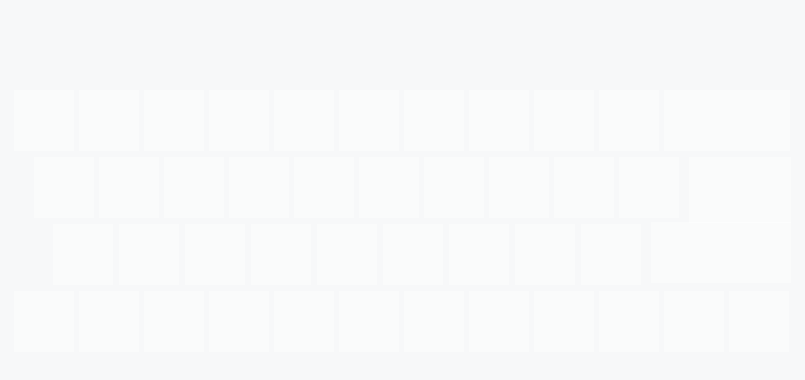
<?xml version="1.0" encoding="UTF-8"?>
<ui version="4.0">
 <class>KeyboardDlg</class>
 <widget class="QDialog" name="KeyboardDlg">
  <property name="geometry">
   <rect>
    <x>0</x>
    <y>0</y>
    <width>805</width>
    <height>380</height>
   </rect>
  </property>
  <property name="minimumSize">
   <size>
    <width>805</width>
    <height>380</height>
   </size>
  </property>
  <property name="maximumSize">
   <size>
    <width>805</width>
    <height>380</height>
   </size>
  </property>
  <property name="windowTitle">
   <string notr="true">Keyboard</string>
  </property>
  <property name="styleSheet">
   <string notr="true">#KeyboardDlg {
/*	background-color: rgb(237, 237, 237);*/

 	background-color: rgb(247, 248, 249);
/*	background-color: rgb(196, 202, 209);*/

}

QPushButton {
	border: 0px solid rgba(255,255,255,100);
	border-radius:none;
	background-color:rgb(255,255,255,100);
}
</string>
  </property>
  <layout class="QVBoxLayout" name="verticalLayout">
   <property name="spacing">
    <number>0</number>
   </property>
   <item>
    <widget class="QWidget" name="widget_top" native="true">
     <property name="maximumSize">
      <size>
       <width>16777215</width>
       <height>70</height>
      </size>
     </property>
     <property name="styleSheet">
      <string notr="true">/*
#widget_top {
	background-color: rgb(247, 248, 249);

}
*/</string>
     </property>
     <layout class="QHBoxLayout" name="horizontalLayout_6">
      <item>
       <widget class="QWidget" name="widget_input" native="true">
        <property name="minimumSize">
         <size>
          <width>656</width>
          <height>44</height>
         </size>
        </property>
        <property name="maximumSize">
         <size>
          <width>656</width>
          <height>44</height>
         </size>
        </property>
        <property name="styleSheet">
         <string notr="true">#widget_input {
	background-image: url(:/global/images/keyboard/input.png);
	border: none;
}
</string>
        </property>
        <layout class="QHBoxLayout" name="horizontalLayout_5">
         <property name="topMargin">
          <number>1</number>
         </property>
         <property name="bottomMargin">
          <number>1</number>
         </property>
         <item>
          <widget class="QLineEdit" name="lineEdit">
           <property name="minimumSize">
            <size>
             <width>0</width>
             <height>40</height>
            </size>
           </property>
           <property name="font">
            <font>
             <pointsize>13</pointsize>
            </font>
           </property>
           <property name="styleSheet">
            <string notr="true">background-color: rgba(255, 255, 255, 0);
border: none;
</string>
           </property>
           <property name="maxLength">
            <number>256</number>
           </property>
          </widget>
         </item>
        </layout>
       </widget>
      </item>
     </layout>
    </widget>
   </item>
   <item>
    <widget class="QWidget" name="widget_bottom" native="true">
     <property name="styleSheet">
      <string notr="true">/*
#widget_bottom {
	background-color: rgb(247, 248, 249);

}
*/</string>
     </property>
     <widget class="QWidget" name="widget_k1" native="true">
      <property name="geometry">
       <rect>
        <x>3</x>
        <y>9</y>
        <width>780</width>
        <height>61</height>
       </rect>
      </property>
      <property name="minimumSize">
       <size>
        <width>780</width>
        <height>0</height>
       </size>
      </property>
      <property name="maximumSize">
       <size>
        <width>780</width>
        <height>16777215</height>
       </size>
      </property>
      <layout class="QHBoxLayout" name="horizontalLayout">
       <property name="spacing">
        <number>5</number>
       </property>
       <property name="leftMargin">
        <number>0</number>
       </property>
       <property name="topMargin">
        <number>0</number>
       </property>
       <property name="rightMargin">
        <number>0</number>
       </property>
       <property name="bottomMargin">
        <number>0</number>
       </property>
       <item>
        <widget class="QPushButton" name="pushButton_1">
         <property name="minimumSize">
          <size>
           <width>60</width>
           <height>61</height>
          </size>
         </property>
         <property name="maximumSize">
          <size>
           <width>60</width>
           <height>61</height>
          </size>
         </property>
         <property name="focusPolicy">
          <enum>Qt::NoFocus</enum>
         </property>
         <property name="styleSheet">
          <string notr="true">QPushButton {
	background-image: url(:/global/images/keyboard/1.png);
	border: none;
}
QPushButton:pressed {
	background-image: url(:/global/images/keyboard/1_pressed.png);
}
</string>
         </property>
        </widget>
       </item>
       <item>
        <widget class="QPushButton" name="pushButton_2">
         <property name="minimumSize">
          <size>
           <width>60</width>
           <height>61</height>
          </size>
         </property>
         <property name="maximumSize">
          <size>
           <width>60</width>
           <height>61</height>
          </size>
         </property>
         <property name="focusPolicy">
          <enum>Qt::NoFocus</enum>
         </property>
         <property name="styleSheet">
          <string notr="true">QPushButton {
	background-image: url(:/global/images/keyboard/2.png);
	border: none;
}
QPushButton:pressed {
	background-image: url(:/global/images/keyboard/2_pressed.png);
}
</string>
         </property>
        </widget>
       </item>
       <item>
        <widget class="QPushButton" name="pushButton_3">
         <property name="minimumSize">
          <size>
           <width>60</width>
           <height>61</height>
          </size>
         </property>
         <property name="maximumSize">
          <size>
           <width>60</width>
           <height>61</height>
          </size>
         </property>
         <property name="focusPolicy">
          <enum>Qt::NoFocus</enum>
         </property>
         <property name="styleSheet">
          <string notr="true">QPushButton {
	background-image: url(:/global/images/keyboard/3.png);
	border: none;
}
QPushButton:pressed {
	background-image: url(:/global/images/keyboard/3_pressed.png);
}
</string>
         </property>
        </widget>
       </item>
       <item>
        <widget class="QPushButton" name="pushButton_4">
         <property name="minimumSize">
          <size>
           <width>60</width>
           <height>61</height>
          </size>
         </property>
         <property name="maximumSize">
          <size>
           <width>60</width>
           <height>61</height>
          </size>
         </property>
         <property name="focusPolicy">
          <enum>Qt::NoFocus</enum>
         </property>
         <property name="styleSheet">
          <string notr="true">QPushButton {
	background-image: url(:/global/images/keyboard/4.png);
	border: none;
}
QPushButton:pressed {
	background-image: url(:/global/images/keyboard/4_pressed.png);
}
</string>
         </property>
        </widget>
       </item>
       <item>
        <widget class="QPushButton" name="pushButton_5">
         <property name="minimumSize">
          <size>
           <width>60</width>
           <height>61</height>
          </size>
         </property>
         <property name="maximumSize">
          <size>
           <width>60</width>
           <height>61</height>
          </size>
         </property>
         <property name="focusPolicy">
          <enum>Qt::NoFocus</enum>
         </property>
         <property name="styleSheet">
          <string notr="true">QPushButton {
	background-image: url(:/global/images/keyboard/5.png);
	border: none;
}
QPushButton:pressed {
	background-image: url(:/global/images/keyboard/5_pressed.png);
}
</string>
         </property>
        </widget>
       </item>
       <item>
        <widget class="QPushButton" name="pushButton_6">
         <property name="minimumSize">
          <size>
           <width>60</width>
           <height>61</height>
          </size>
         </property>
         <property name="maximumSize">
          <size>
           <width>60</width>
           <height>61</height>
          </size>
         </property>
         <property name="focusPolicy">
          <enum>Qt::NoFocus</enum>
         </property>
         <property name="styleSheet">
          <string notr="true">QPushButton {
	background-image: url(:/global/images/keyboard/6.png);
	border: none;
}
QPushButton:pressed {
	background-image: url(:/global/images/keyboard/6_pressed.png);
}
</string>
         </property>
        </widget>
       </item>
       <item>
        <widget class="QPushButton" name="pushButton_7">
         <property name="minimumSize">
          <size>
           <width>60</width>
           <height>61</height>
          </size>
         </property>
         <property name="maximumSize">
          <size>
           <width>60</width>
           <height>61</height>
          </size>
         </property>
         <property name="focusPolicy">
          <enum>Qt::NoFocus</enum>
         </property>
         <property name="styleSheet">
          <string notr="true">QPushButton {
	background-image: url(:/global/images/keyboard/7.png);
	border: none;
}
QPushButton:pressed {
	background-image: url(:/global/images/keyboard/7_pressed.png);
}
</string>
         </property>
        </widget>
       </item>
       <item>
        <widget class="QPushButton" name="pushButton_8">
         <property name="minimumSize">
          <size>
           <width>60</width>
           <height>61</height>
          </size>
         </property>
         <property name="maximumSize">
          <size>
           <width>60</width>
           <height>61</height>
          </size>
         </property>
         <property name="focusPolicy">
          <enum>Qt::NoFocus</enum>
         </property>
         <property name="styleSheet">
          <string notr="true">QPushButton {
	background-image: url(:/global/images/keyboard/8.png);
	border: none;
}
QPushButton:pressed {
	background-image: url(:/global/images/keyboard/8_pressed.png);
}
</string>
         </property>
        </widget>
       </item>
       <item>
        <widget class="QPushButton" name="pushButton_9">
         <property name="minimumSize">
          <size>
           <width>60</width>
           <height>61</height>
          </size>
         </property>
         <property name="maximumSize">
          <size>
           <width>60</width>
           <height>61</height>
          </size>
         </property>
         <property name="focusPolicy">
          <enum>Qt::NoFocus</enum>
         </property>
         <property name="styleSheet">
          <string notr="true">QPushButton {
	background-image: url(:/global/images/keyboard/9.png);
	border: none;
}
QPushButton:pressed {
	background-image: url(:/global/images/keyboard/9_pressed.png);
}
</string>
         </property>
        </widget>
       </item>
       <item>
        <widget class="QPushButton" name="pushButton_0">
         <property name="minimumSize">
          <size>
           <width>60</width>
           <height>61</height>
          </size>
         </property>
         <property name="maximumSize">
          <size>
           <width>60</width>
           <height>61</height>
          </size>
         </property>
         <property name="focusPolicy">
          <enum>Qt::NoFocus</enum>
         </property>
         <property name="styleSheet">
          <string notr="true">QPushButton {
	background-image: url(:/global/images/keyboard/0.png);
	border: none;
}
QPushButton:pressed {
	background-image: url(:/global/images/keyboard/0_pressed.png);
}
</string>
         </property>
        </widget>
       </item>
       <item>
        <widget class="QPushButton" name="pushButton_backspace">
         <property name="minimumSize">
          <size>
           <width>126</width>
           <height>61</height>
          </size>
         </property>
         <property name="maximumSize">
          <size>
           <width>126</width>
           <height>61</height>
          </size>
         </property>
         <property name="focusPolicy">
          <enum>Qt::NoFocus</enum>
         </property>
         <property name="styleSheet">
          <string notr="true">QPushButton {
	background-image: url(:/global/images/keyboard/delete.png);
	border: none;
}
QPushButton:pressed {
	background-image: url(:/global/images/keyboard/delete_pressed.png);
}
</string>
         </property>
         <property name="autoRepeat">
          <bool>true</bool>
         </property>
        </widget>
       </item>
      </layout>
     </widget>
     <widget class="QWidget" name="widget_k2" native="true">
      <property name="geometry">
       <rect>
        <x>3</x>
        <y>76</y>
        <width>670</width>
        <height>61</height>
       </rect>
      </property>
      <property name="minimumSize">
       <size>
        <width>670</width>
        <height>0</height>
       </size>
      </property>
      <property name="maximumSize">
       <size>
        <width>670</width>
        <height>16777215</height>
       </size>
      </property>
      <layout class="QHBoxLayout" name="horizontalLayout_2">
       <property name="spacing">
        <number>5</number>
       </property>
       <property name="leftMargin">
        <number>0</number>
       </property>
       <property name="topMargin">
        <number>0</number>
       </property>
       <property name="rightMargin">
        <number>0</number>
       </property>
       <property name="bottomMargin">
        <number>0</number>
       </property>
       <item>
        <widget class="QWidget" name="widget_blank2" native="true">
         <property name="minimumSize">
          <size>
           <width>15</width>
           <height>0</height>
          </size>
         </property>
         <property name="maximumSize">
          <size>
           <width>15</width>
           <height>16777215</height>
          </size>
         </property>
        </widget>
       </item>
       <item>
        <widget class="QPushButton" name="pushButton_q">
         <property name="minimumSize">
          <size>
           <width>60</width>
           <height>61</height>
          </size>
         </property>
         <property name="maximumSize">
          <size>
           <width>60</width>
           <height>61</height>
          </size>
         </property>
         <property name="focusPolicy">
          <enum>Qt::NoFocus</enum>
         </property>
         <property name="styleSheet">
          <string notr="true">QPushButton {
	background-image: url(:/global/images/keyboard/q.png);
	border: none;
}
QPushButton:pressed {
	background-image: url(:/global/images/keyboard/q_pressed.png);
}
</string>
         </property>
        </widget>
       </item>
       <item>
        <widget class="QPushButton" name="pushButton_w">
         <property name="minimumSize">
          <size>
           <width>60</width>
           <height>61</height>
          </size>
         </property>
         <property name="maximumSize">
          <size>
           <width>60</width>
           <height>61</height>
          </size>
         </property>
         <property name="focusPolicy">
          <enum>Qt::NoFocus</enum>
         </property>
         <property name="styleSheet">
          <string notr="true">QPushButton {
	background-image: url(:/global/images/keyboard/w.png);
	border: none;
}
QPushButton:pressed {
	background-image: url(:/global/images/keyboard/w_pressed.png);
}
</string>
         </property>
        </widget>
       </item>
       <item>
        <widget class="QPushButton" name="pushButton_e">
         <property name="minimumSize">
          <size>
           <width>60</width>
           <height>61</height>
          </size>
         </property>
         <property name="maximumSize">
          <size>
           <width>60</width>
           <height>61</height>
          </size>
         </property>
         <property name="focusPolicy">
          <enum>Qt::NoFocus</enum>
         </property>
         <property name="styleSheet">
          <string notr="true">QPushButton {
	background-image: url(:/global/images/keyboard/e.png);
	border: none;
}
QPushButton:pressed {
	background-image: url(:/global/images/keyboard/e_pressed.png);
}
</string>
         </property>
        </widget>
       </item>
       <item>
        <widget class="QPushButton" name="pushButton_r">
         <property name="minimumSize">
          <size>
           <width>60</width>
           <height>61</height>
          </size>
         </property>
         <property name="maximumSize">
          <size>
           <width>60</width>
           <height>61</height>
          </size>
         </property>
         <property name="focusPolicy">
          <enum>Qt::NoFocus</enum>
         </property>
         <property name="styleSheet">
          <string notr="true">QPushButton {
	background-image: url(:/global/images/keyboard/r.png);
	border: none;
}
QPushButton:pressed {
	background-image: url(:/global/images/keyboard/r_pressed.png);
}
</string>
         </property>
        </widget>
       </item>
       <item>
        <widget class="QPushButton" name="pushButton_t">
         <property name="minimumSize">
          <size>
           <width>60</width>
           <height>61</height>
          </size>
         </property>
         <property name="maximumSize">
          <size>
           <width>60</width>
           <height>61</height>
          </size>
         </property>
         <property name="focusPolicy">
          <enum>Qt::NoFocus</enum>
         </property>
         <property name="styleSheet">
          <string notr="true">QPushButton {
	background-image: url(:/global/images/keyboard/t.png);
	border: none;
}
QPushButton:pressed {
	background-image: url(:/global/images/keyboard/t_pressed.png);
}
</string>
         </property>
        </widget>
       </item>
       <item>
        <widget class="QPushButton" name="pushButton_y">
         <property name="minimumSize">
          <size>
           <width>60</width>
           <height>61</height>
          </size>
         </property>
         <property name="maximumSize">
          <size>
           <width>60</width>
           <height>61</height>
          </size>
         </property>
         <property name="focusPolicy">
          <enum>Qt::NoFocus</enum>
         </property>
         <property name="styleSheet">
          <string notr="true">QPushButton {
	background-image: url(:/global/images/keyboard/y.png);
	border: none;
}
QPushButton:pressed {
	background-image: url(:/global/images/keyboard/y_pressed.png);
}
</string>
         </property>
        </widget>
       </item>
       <item>
        <widget class="QPushButton" name="pushButton_u">
         <property name="minimumSize">
          <size>
           <width>60</width>
           <height>61</height>
          </size>
         </property>
         <property name="maximumSize">
          <size>
           <width>60</width>
           <height>61</height>
          </size>
         </property>
         <property name="focusPolicy">
          <enum>Qt::NoFocus</enum>
         </property>
         <property name="styleSheet">
          <string notr="true">QPushButton {
	background-image: url(:/global/images/keyboard/u.png);
	border: none;
}
QPushButton:pressed {
	background-image: url(:/global/images/keyboard/u_pressed.png);
}
</string>
         </property>
        </widget>
       </item>
       <item>
        <widget class="QPushButton" name="pushButton_i">
         <property name="minimumSize">
          <size>
           <width>60</width>
           <height>61</height>
          </size>
         </property>
         <property name="maximumSize">
          <size>
           <width>60</width>
           <height>61</height>
          </size>
         </property>
         <property name="focusPolicy">
          <enum>Qt::NoFocus</enum>
         </property>
         <property name="styleSheet">
          <string notr="true">QPushButton {
	background-image: url(:/global/images/keyboard/i.png);
	border: none;
}
QPushButton:pressed {
	background-image: url(:/global/images/keyboard/i_pressed.png);
}
</string>
         </property>
        </widget>
       </item>
       <item>
        <widget class="QPushButton" name="pushButton_o">
         <property name="minimumSize">
          <size>
           <width>60</width>
           <height>61</height>
          </size>
         </property>
         <property name="maximumSize">
          <size>
           <width>60</width>
           <height>61</height>
          </size>
         </property>
         <property name="focusPolicy">
          <enum>Qt::NoFocus</enum>
         </property>
         <property name="styleSheet">
          <string notr="true">QPushButton {
	background-image: url(:/global/images/keyboard/o.png);
	border: none;
}
QPushButton:pressed {
	background-image: url(:/global/images/keyboard/o_pressed.png);
}
</string>
         </property>
        </widget>
       </item>
       <item>
        <widget class="QPushButton" name="pushButton_p">
         <property name="minimumSize">
          <size>
           <width>60</width>
           <height>61</height>
          </size>
         </property>
         <property name="maximumSize">
          <size>
           <width>60</width>
           <height>61</height>
          </size>
         </property>
         <property name="focusPolicy">
          <enum>Qt::NoFocus</enum>
         </property>
         <property name="styleSheet">
          <string notr="true">QPushButton {
	background-image: url(:/global/images/keyboard/p.png);
	border: none;
}
QPushButton:pressed {
	background-image: url(:/global/images/keyboard/p_pressed.png);
}
</string>
         </property>
        </widget>
       </item>
      </layout>
     </widget>
     <widget class="QWidget" name="widget_k3" native="true">
      <property name="geometry">
       <rect>
        <x>3</x>
        <y>143</y>
        <width>630</width>
        <height>61</height>
       </rect>
      </property>
      <property name="minimumSize">
       <size>
        <width>630</width>
        <height>0</height>
       </size>
      </property>
      <property name="maximumSize">
       <size>
        <width>630</width>
        <height>16777215</height>
       </size>
      </property>
      <layout class="QHBoxLayout" name="horizontalLayout_4">
       <property name="spacing">
        <number>5</number>
       </property>
       <property name="leftMargin">
        <number>0</number>
       </property>
       <property name="topMargin">
        <number>0</number>
       </property>
       <property name="rightMargin">
        <number>0</number>
       </property>
       <property name="bottomMargin">
        <number>0</number>
       </property>
       <item>
        <widget class="QWidget" name="widget_blank3" native="true">
         <property name="minimumSize">
          <size>
           <width>32</width>
           <height>0</height>
          </size>
         </property>
         <property name="maximumSize">
          <size>
           <width>32</width>
           <height>16777215</height>
          </size>
         </property>
        </widget>
       </item>
       <item>
        <widget class="QPushButton" name="pushButton_a">
         <property name="minimumSize">
          <size>
           <width>60</width>
           <height>61</height>
          </size>
         </property>
         <property name="maximumSize">
          <size>
           <width>60</width>
           <height>61</height>
          </size>
         </property>
         <property name="focusPolicy">
          <enum>Qt::NoFocus</enum>
         </property>
         <property name="styleSheet">
          <string notr="true">QPushButton {
	background-image: url(:/global/images/keyboard/a.png);
	border: none;
}
QPushButton:pressed {
	background-image: url(:/global/images/keyboard/a_pressed.png);
}
</string>
         </property>
        </widget>
       </item>
       <item>
        <widget class="QPushButton" name="pushButton_s">
         <property name="minimumSize">
          <size>
           <width>60</width>
           <height>61</height>
          </size>
         </property>
         <property name="maximumSize">
          <size>
           <width>60</width>
           <height>61</height>
          </size>
         </property>
         <property name="focusPolicy">
          <enum>Qt::NoFocus</enum>
         </property>
         <property name="styleSheet">
          <string notr="true">QPushButton {
	background-image: url(:/global/images/keyboard/s.png);
	border: none;
}
QPushButton:pressed {
	background-image: url(:/global/images/keyboard/s_pressed.png);
}
</string>
         </property>
        </widget>
       </item>
       <item>
        <widget class="QPushButton" name="pushButton_d">
         <property name="minimumSize">
          <size>
           <width>60</width>
           <height>61</height>
          </size>
         </property>
         <property name="maximumSize">
          <size>
           <width>60</width>
           <height>61</height>
          </size>
         </property>
         <property name="focusPolicy">
          <enum>Qt::NoFocus</enum>
         </property>
         <property name="styleSheet">
          <string notr="true">QPushButton {
	background-image: url(:/global/images/keyboard/d.png);
	border: none;
}
QPushButton:pressed {
	background-image: url(:/global/images/keyboard/d_pressed.png);
}
</string>
         </property>
        </widget>
       </item>
       <item>
        <widget class="QPushButton" name="pushButton_f">
         <property name="minimumSize">
          <size>
           <width>60</width>
           <height>61</height>
          </size>
         </property>
         <property name="maximumSize">
          <size>
           <width>60</width>
           <height>61</height>
          </size>
         </property>
         <property name="focusPolicy">
          <enum>Qt::NoFocus</enum>
         </property>
         <property name="styleSheet">
          <string notr="true">QPushButton {
	background-image: url(:/global/images/keyboard/f.png);
	border: none;
}
QPushButton:pressed {
	background-image: url(:/global/images/keyboard/f_pressed.png);
}
</string>
         </property>
        </widget>
       </item>
       <item>
        <widget class="QPushButton" name="pushButton_g">
         <property name="minimumSize">
          <size>
           <width>60</width>
           <height>61</height>
          </size>
         </property>
         <property name="maximumSize">
          <size>
           <width>60</width>
           <height>61</height>
          </size>
         </property>
         <property name="focusPolicy">
          <enum>Qt::NoFocus</enum>
         </property>
         <property name="styleSheet">
          <string notr="true">QPushButton {
	background-image: url(:/global/images/keyboard/g.png);
	border: none;
}
QPushButton:pressed {
	background-image: url(:/global/images/keyboard/g_pressed.png);
}
</string>
         </property>
        </widget>
       </item>
       <item>
        <widget class="QPushButton" name="pushButton_h">
         <property name="minimumSize">
          <size>
           <width>60</width>
           <height>61</height>
          </size>
         </property>
         <property name="maximumSize">
          <size>
           <width>60</width>
           <height>61</height>
          </size>
         </property>
         <property name="focusPolicy">
          <enum>Qt::NoFocus</enum>
         </property>
         <property name="styleSheet">
          <string notr="true">QPushButton {
	background-image: url(:/global/images/keyboard/h.png);
	border: none;
}
QPushButton:pressed {
	background-image: url(:/global/images/keyboard/h_pressed.png);
}
</string>
         </property>
        </widget>
       </item>
       <item>
        <widget class="QPushButton" name="pushButton_j">
         <property name="minimumSize">
          <size>
           <width>60</width>
           <height>61</height>
          </size>
         </property>
         <property name="maximumSize">
          <size>
           <width>60</width>
           <height>61</height>
          </size>
         </property>
         <property name="focusPolicy">
          <enum>Qt::NoFocus</enum>
         </property>
         <property name="styleSheet">
          <string notr="true">QPushButton {
	background-image: url(:/global/images/keyboard/j.png);
	border: none;
}
QPushButton:pressed {
	background-image: url(:/global/images/keyboard/j_pressed.png);
}
</string>
         </property>
        </widget>
       </item>
       <item>
        <widget class="QPushButton" name="pushButton_k">
         <property name="minimumSize">
          <size>
           <width>60</width>
           <height>61</height>
          </size>
         </property>
         <property name="maximumSize">
          <size>
           <width>60</width>
           <height>61</height>
          </size>
         </property>
         <property name="focusPolicy">
          <enum>Qt::NoFocus</enum>
         </property>
         <property name="styleSheet">
          <string notr="true">QPushButton {
	background-image: url(:/global/images/keyboard/k.png);
	border: none;
}
QPushButton:pressed {
	background-image: url(:/global/images/keyboard/k_pressed.png);
}
</string>
         </property>
        </widget>
       </item>
       <item>
        <widget class="QPushButton" name="pushButton_l">
         <property name="minimumSize">
          <size>
           <width>60</width>
           <height>61</height>
          </size>
         </property>
         <property name="maximumSize">
          <size>
           <width>60</width>
           <height>61</height>
          </size>
         </property>
         <property name="focusPolicy">
          <enum>Qt::NoFocus</enum>
         </property>
         <property name="styleSheet">
          <string notr="true">QPushButton {
	background-image: url(:/global/images/keyboard/l.png);
	border: none;
}
QPushButton:pressed {
	background-image: url(:/global/images/keyboard/l_pressed.png);
}
</string>
         </property>
        </widget>
       </item>
      </layout>
     </widget>
     <widget class="QWidget" name="widget_k4" native="true">
      <property name="geometry">
       <rect>
        <x>3</x>
        <y>210</y>
        <width>780</width>
        <height>61</height>
       </rect>
      </property>
      <property name="minimumSize">
       <size>
        <width>780</width>
        <height>0</height>
       </size>
      </property>
      <property name="maximumSize">
       <size>
        <width>780</width>
        <height>16777215</height>
       </size>
      </property>
      <layout class="QHBoxLayout" name="horizontalLayout_3">
       <property name="spacing">
        <number>5</number>
       </property>
       <property name="leftMargin">
        <number>0</number>
       </property>
       <property name="topMargin">
        <number>0</number>
       </property>
       <property name="rightMargin">
        <number>0</number>
       </property>
       <property name="bottomMargin">
        <number>0</number>
       </property>
       <item>
        <widget class="QPushButton" name="pushButton_z">
         <property name="minimumSize">
          <size>
           <width>60</width>
           <height>61</height>
          </size>
         </property>
         <property name="maximumSize">
          <size>
           <width>60</width>
           <height>61</height>
          </size>
         </property>
         <property name="focusPolicy">
          <enum>Qt::NoFocus</enum>
         </property>
         <property name="styleSheet">
          <string notr="true">QPushButton {
	background-image: url(:/global/images/keyboard/z.png);
	border: none;
}
QPushButton:pressed {
	background-image: url(:/global/images/keyboard/z_pressed.png);
}
</string>
         </property>
        </widget>
       </item>
       <item>
        <widget class="QPushButton" name="pushButton_x">
         <property name="minimumSize">
          <size>
           <width>60</width>
           <height>61</height>
          </size>
         </property>
         <property name="maximumSize">
          <size>
           <width>60</width>
           <height>61</height>
          </size>
         </property>
         <property name="focusPolicy">
          <enum>Qt::NoFocus</enum>
         </property>
         <property name="styleSheet">
          <string notr="true">QPushButton {
	background-image: url(:/global/images/keyboard/x.png);
	border: none;
}
QPushButton:pressed {
	background-image: url(:/global/images/keyboard/x_pressed.png);
}
</string>
         </property>
        </widget>
       </item>
       <item>
        <widget class="QPushButton" name="pushButton_c">
         <property name="minimumSize">
          <size>
           <width>60</width>
           <height>61</height>
          </size>
         </property>
         <property name="maximumSize">
          <size>
           <width>60</width>
           <height>61</height>
          </size>
         </property>
         <property name="focusPolicy">
          <enum>Qt::NoFocus</enum>
         </property>
         <property name="styleSheet">
          <string notr="true">QPushButton {
	background-image: url(:/global/images/keyboard/c.png);
	border: none;
}
QPushButton:pressed {
	background-image: url(:/global/images/keyboard/c_pressed.png);
}
</string>
         </property>
        </widget>
       </item>
       <item>
        <widget class="QPushButton" name="pushButton_v">
         <property name="minimumSize">
          <size>
           <width>60</width>
           <height>61</height>
          </size>
         </property>
         <property name="maximumSize">
          <size>
           <width>60</width>
           <height>61</height>
          </size>
         </property>
         <property name="focusPolicy">
          <enum>Qt::NoFocus</enum>
         </property>
         <property name="styleSheet">
          <string notr="true">QPushButton {
	background-image: url(:/global/images/keyboard/v.png);
	border: none;
}
QPushButton:pressed {
	background-image: url(:/global/images/keyboard/v_pressed.png);
}
</string>
         </property>
        </widget>
       </item>
       <item>
        <widget class="QPushButton" name="pushButton_b">
         <property name="minimumSize">
          <size>
           <width>60</width>
           <height>61</height>
          </size>
         </property>
         <property name="maximumSize">
          <size>
           <width>60</width>
           <height>61</height>
          </size>
         </property>
         <property name="focusPolicy">
          <enum>Qt::NoFocus</enum>
         </property>
         <property name="styleSheet">
          <string notr="true">QPushButton {
	background-image: url(:/global/images/keyboard/b.png);
	border: none;
}
QPushButton:pressed {
	background-image: url(:/global/images/keyboard/b_pressed.png);
}
</string>
         </property>
        </widget>
       </item>
       <item>
        <widget class="QPushButton" name="pushButton_n">
         <property name="minimumSize">
          <size>
           <width>60</width>
           <height>61</height>
          </size>
         </property>
         <property name="maximumSize">
          <size>
           <width>60</width>
           <height>61</height>
          </size>
         </property>
         <property name="focusPolicy">
          <enum>Qt::NoFocus</enum>
         </property>
         <property name="styleSheet">
          <string notr="true">QPushButton {
	background-image: url(:/global/images/keyboard/n.png);
	border: none;
}
QPushButton:pressed {
	background-image: url(:/global/images/keyboard/n_pressed.png);
}
</string>
         </property>
        </widget>
       </item>
       <item>
        <widget class="QPushButton" name="pushButton_m">
         <property name="minimumSize">
          <size>
           <width>60</width>
           <height>61</height>
          </size>
         </property>
         <property name="maximumSize">
          <size>
           <width>60</width>
           <height>61</height>
          </size>
         </property>
         <property name="focusPolicy">
          <enum>Qt::NoFocus</enum>
         </property>
         <property name="styleSheet">
          <string notr="true">QPushButton {
	background-image: url(:/global/images/keyboard/m.png);
	border: none;
}
QPushButton:pressed {
	background-image: url(:/global/images/keyboard/m_pressed.png);
}
</string>
         </property>
        </widget>
       </item>
       <item>
        <widget class="QPushButton" name="pushButton_point">
         <property name="minimumSize">
          <size>
           <width>60</width>
           <height>61</height>
          </size>
         </property>
         <property name="maximumSize">
          <size>
           <width>60</width>
           <height>61</height>
          </size>
         </property>
         <property name="focusPolicy">
          <enum>Qt::NoFocus</enum>
         </property>
         <property name="styleSheet">
          <string notr="true">QPushButton {
	background-image: url(:/global/images/keyboard/dot.png);
	border: none;
}
QPushButton:pressed {
	background-image: url(:/global/images/keyboard/dot_pressed.png);
}
</string>
         </property>
        </widget>
       </item>
       <item>
        <widget class="QPushButton" name="pushButton_underline">
         <property name="minimumSize">
          <size>
           <width>60</width>
           <height>61</height>
          </size>
         </property>
         <property name="maximumSize">
          <size>
           <width>60</width>
           <height>61</height>
          </size>
         </property>
         <property name="focusPolicy">
          <enum>Qt::NoFocus</enum>
         </property>
         <property name="styleSheet">
          <string notr="true">QPushButton {
	background-image: url(:/global/images/keyboard/under.png);
	border: none;
}
QPushButton:pressed {
	background-image: url(:/global/images/keyboard/under_pressed.png);
}
</string>
         </property>
        </widget>
       </item>
       <item>
        <widget class="QPushButton" name="pushButton_keyLeft">
         <property name="minimumSize">
          <size>
           <width>60</width>
           <height>61</height>
          </size>
         </property>
         <property name="maximumSize">
          <size>
           <width>60</width>
           <height>61</height>
          </size>
         </property>
         <property name="focusPolicy">
          <enum>Qt::NoFocus</enum>
         </property>
         <property name="styleSheet">
          <string notr="true">QPushButton {
	background-image: url(:/global/images/keyboard/keyleft.png);
	border: none;
}
QPushButton:pressed {
	background-image: url(:/global/images/keyboard/keyleft_pressed.png);
}
</string>
         </property>
         <property name="autoRepeat">
          <bool>true</bool>
         </property>
        </widget>
       </item>
       <item>
        <widget class="QPushButton" name="pushButton_keyRight">
         <property name="minimumSize">
          <size>
           <width>60</width>
           <height>61</height>
          </size>
         </property>
         <property name="maximumSize">
          <size>
           <width>60</width>
           <height>61</height>
          </size>
         </property>
         <property name="focusPolicy">
          <enum>Qt::NoFocus</enum>
         </property>
         <property name="styleSheet">
          <string notr="true">QPushButton {
	background-image: url(:/global/images/keyboard/keyright.png);
	border: none;
}
QPushButton:pressed {
	background-image: url(:/global/images/keyboard/keyright_pressed.png);
}
</string>
         </property>
         <property name="autoRepeat">
          <bool>true</bool>
         </property>
        </widget>
       </item>
       <item>
        <widget class="QPushButton" name="pushButton_reset">
         <property name="minimumSize">
          <size>
           <width>60</width>
           <height>61</height>
          </size>
         </property>
         <property name="maximumSize">
          <size>
           <width>60</width>
           <height>61</height>
          </size>
         </property>
         <property name="focusPolicy">
          <enum>Qt::NoFocus</enum>
         </property>
         <property name="styleSheet">
          <string notr="true">QPushButton {
	background-image: url(:/global/images/keyboard/reset.png);
	border: none;
}
QPushButton:pressed {
	background-image: url(:/global/images/keyboard/reset_pressed.png);
}
</string>
         </property>
        </widget>
       </item>
      </layout>
     </widget>
     <widget class="QPushButton" name="pushButton_enter">
      <property name="geometry">
       <rect>
        <x>640</x>
        <y>141</y>
        <width>140</width>
        <height>61</height>
       </rect>
      </property>
      <property name="minimumSize">
       <size>
        <width>140</width>
        <height>61</height>
       </size>
      </property>
      <property name="maximumSize">
       <size>
        <width>140</width>
        <height>61</height>
       </size>
      </property>
      <property name="focusPolicy">
       <enum>Qt::NoFocus</enum>
      </property>
      <property name="styleSheet">
       <string notr="true">QPushButton {
	background-image: url(:/global/images/keyboard/enter2.png);
	border: none;
}
QPushButton:pressed {
	background-image: url(:/global/images/keyboard/enter2_pressed.png);
}
</string>
      </property>
     </widget>
     <widget class="QPushButton" name="pushButton_enter_2">
      <property name="geometry">
       <rect>
        <x>678</x>
        <y>76</y>
        <width>102</width>
        <height>66</height>
       </rect>
      </property>
      <property name="minimumSize">
       <size>
        <width>102</width>
        <height>66</height>
       </size>
      </property>
      <property name="maximumSize">
       <size>
        <width>102</width>
        <height>66</height>
       </size>
      </property>
      <property name="focusPolicy">
       <enum>Qt::NoFocus</enum>
      </property>
      <property name="styleSheet">
       <string notr="true">QPushButton {
	background-image: url(:/global/images/keyboard/enter1.png);
	border: none;
}
QPushButton:pressed {
	background-image: url(:/global/images/keyboard/enter1_pressed.png);
}
</string>
      </property>
     </widget>
    </widget>
   </item>
  </layout>
 </widget>
 <resources/>
 <connections/>
</ui>
